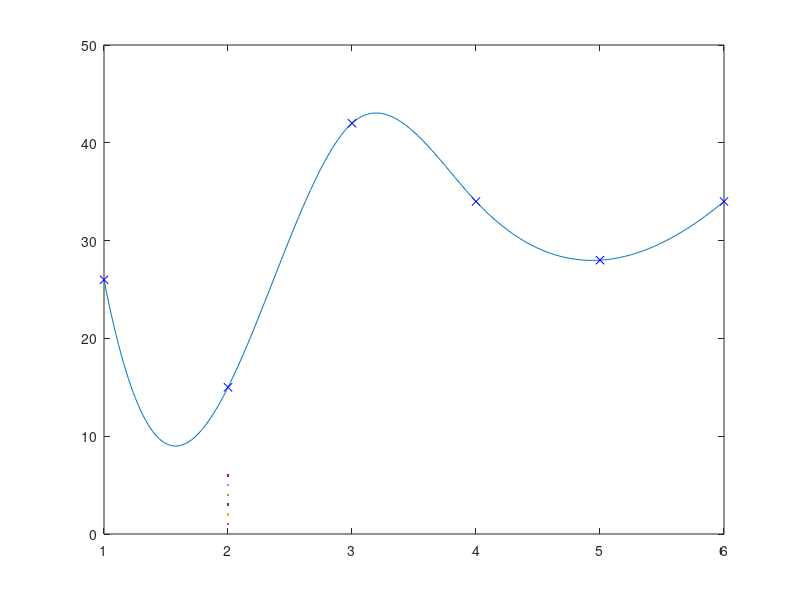

This chart was generated by the following MATLAB code: (Note: this script raises an error after producing the figure.)
Yaxis = [26, 15, 42, 34, 28, 34];
YYaxis = [33, 42, 34, 43, 42 ,35];
Xaxis = [1, 2, 3, 4, 5, 6];

cs = csapi(Xaxis,Yaxis);
fnplt(cs,2)
hold on
plot(Xaxis,Yaxis,'bO')
Error1 = Yaxis * 0.371;
a = errorbar(1:6,Yaxis,Error1,'.')
%LowError = Yaxis - Error1;
%HighError = Yaxis + Error1;

%cs = csapi(Xaxis,HighError);
%fnplt(cs,2,'b--');

%cs = csapi(Xaxis,LowError);
%fnplt(cs,2,'b--');

cs = csapi(Xaxis,YYaxis);
fnplt(cs,2)
hold on
plot(Xaxis,YYaxis,'rO','MarkerEdgeColor', [0.9290    0.6940    0.1250])
Error2 = YYaxis * 0.371;
b = errorbar(1:6,YYaxis,Error2,'.')
%LowError = YYaxis - Error2;
%HighError = YYaxis + Error2;
b.Color = [0.9290    0.6940    0.1250];
a.Color = [ 0    0.4470    0.7410];
%cs = csapi(Xaxis,HighError);
%fnplt(cs,2,'r--');

%cs = csapi(Xaxis,LowError);
%fnplt(cs,2,'r--');